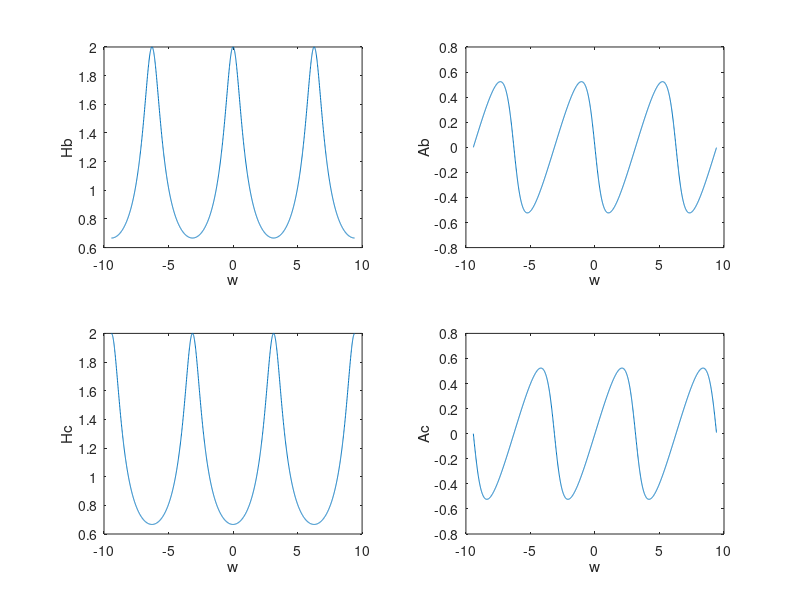

This figure's MATLAB source:
%信号课本6-31
w=-3*pi:0.01:3*pi;
H1=power(1.25-cos(w),-0.5);
A1=atan2(-sin(w),(2-cos(w)));
H2=power(1.25+cos(w),-0.5);
A2=atan2(sin(w),(2+cos(w)));
subplot(2,2,1);
plot(w,H1);xlabel('w');ylabel('Hb');
subplot(2,2,2);
plot(w,A1);xlabel('w');ylabel('Ab');
subplot(2,2,3);
plot(w,H2);xlabel('w');ylabel('Hc');
subplot(2,2,4);
plot(w,A2);xlabel('w');ylabel('Ac');